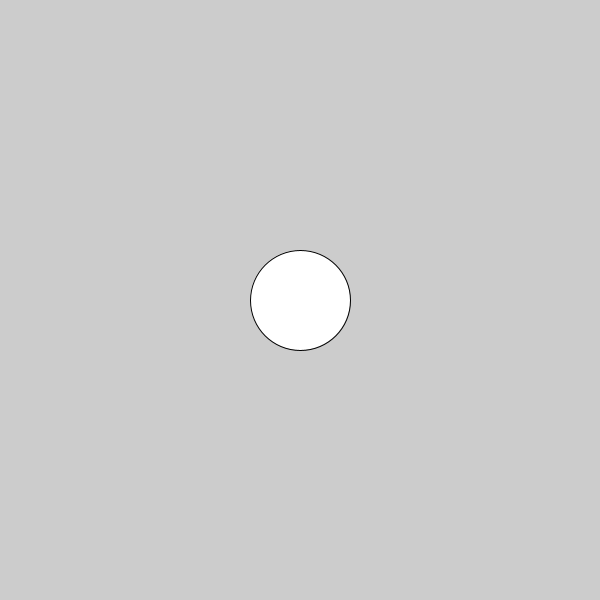
Frame 1 (no input)
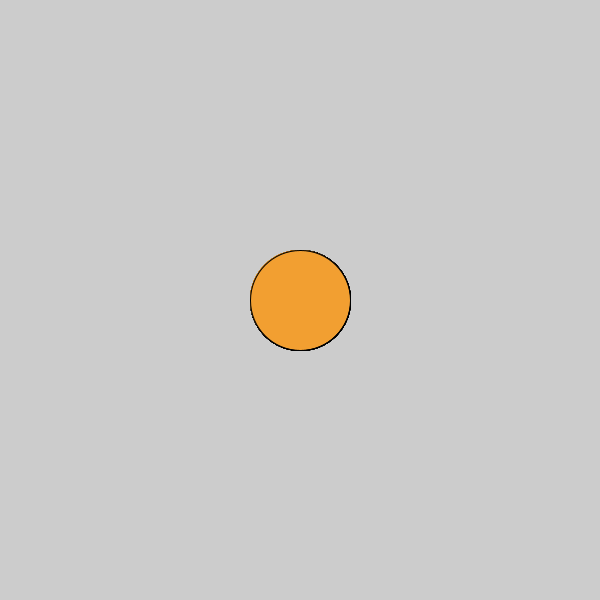
Frame 60 (the mouse pressed at the canvas centre just before this capture)
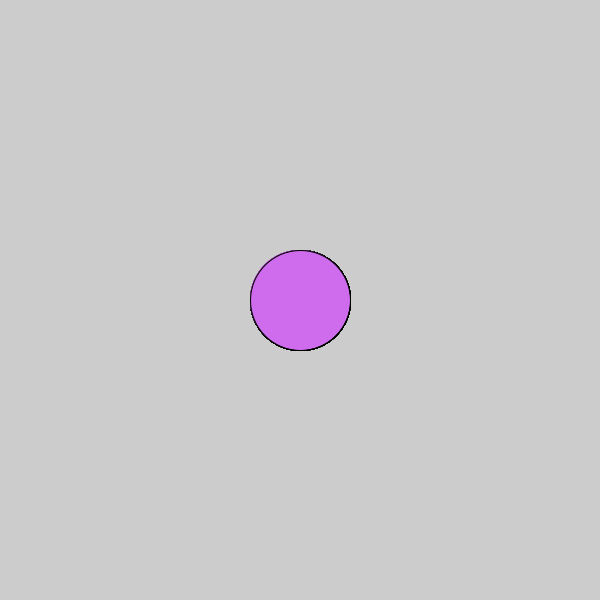
Frame 120 (the mouse held since frame 60 and released just before this capture)

The Processing sketch that drew these frames (run headless with seeded random() and noise(); from frame 60 on, the mouse is pressed at the canvas centre):

// Processing sketch: Logical_Dot1
// ── Logical_Dot1.pde


void setup() {
  size(600,600);
}

void draw() {

  ellipse(300,300,100,100);
  if (mousePressed){
  fill(#CE6CED);}
 else{fill(#F29F31);}
  };
